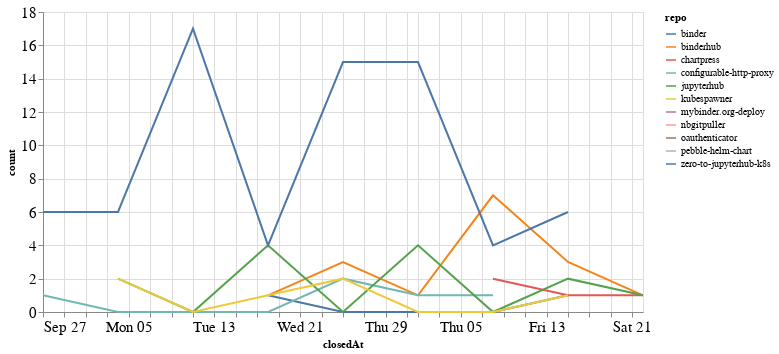

The notebook cell this image was saved under:
### Code cell
closed_by_time = closed_by.groupby('repo').resample('W', on='closedAt').count()['author'].reset_index()
closed_by_time = closed_by_time.rename(columns={'author': 'count'})

alt.Chart(closed_by_time, width=600).mark_line().encode(
    x='closedAt',
    y='count',
    color='repo',
    tooltip="repo"
)

### Figure 1 — Vega-Lite specification as saved in the notebook (floating-point values rounded to 4 significant figures)
{"config": {"axisLeft": {"labelFontSize": 15}, "axisBottom": {"labelFontSize": 15}}, "data": {"name": "data-f5def086a4724390570eea7d5aa16488"}, "mark": "line", "encoding": {"color": {"type": "nominal", "field": "repo"}, "tooltip": {"type": "nominal", "field": "repo"}, "x": {"type": "temporal", "field": "closedAt"}, "y": {"type": "quantitative", "field": "count"}}, "width": 600, "$schema": "https://vega.github.io/schema/vega-lite/v4.8.1.json", "datasets": {"data-f5def086a4724390570eea7d5aa16488": [{"repo": "binder", "closedAt": "2020-10-18T00:00:00", "count": 1}, {"repo": "binder", "closedAt": "2020-10-25T00:00:00", "count": 0}, {"repo": "binder", "closedAt": "2020-11-01T00:00:00", "count": 0}, {"repo": "binder", "closedAt": "2020-11-08T00:00:00", "count": 0}, {"repo": "binder", "closedAt": "2020-11-15T00:00:00", "count": 1}, {"repo": "binderhub", "closedAt": "2020-10-18T00:00:00", "count": 1}, {"repo": "binderhub", "closedAt": "2020-10-25T00:00:00", "count": 3}, {"repo": "binderhub", "closedAt": "2020-11-01T00:00:00", "count": 1}, {"repo": "binderhub", "closedAt": "2020-11-08T00:00:00", "count": 7}, {"repo": "binderhub", "closedAt": "2020-11-15T00:00:00", "count": 3}, {"repo": "binderhub", "closedAt": "2020-11-22T00:00:00", "count": 1}, {"repo": "chartpress", "closedAt": "2020-11-08T00:00:00", "count": 2}, {"repo": "chartpress", "closedAt": "2020-11-15T00:00:00", "count": 1}, {"repo": "chartpress", "closedAt": "2020-11-22T00:00:00", "count": 1}, {"repo": "configurable-http-proxy", "closedAt": "2020-09-27T00:00:00", "count": 1}, {"repo": "configurable-http-proxy", "closedAt": "2020-10-04T00:00:00", "count": 0}, {"repo": "configurable-http-proxy", "closedAt": "2020-10-11T00:00:00", "count": 0}, {"repo": "configurable-http-proxy", "closedAt": "2020-10-18T00:00:00", "count": 0}, {"repo": "configurable-http-proxy", "closedAt": "2020-10-25T00:00:00", "count": 2}, {"repo": "configurable-http-proxy", "closedAt": "2020-11-01T00:00:00", "count": 1}, {"repo": "configurable-http-proxy", "closedAt": "2020-11-08T00:00:00", "count": 1}, {"repo": "jupyterhub", "closedAt": "2020-10-04T00:00:00", "count": 2}, {"repo": "jupyterhub", "closedAt": "2020-10-11T00:00:00", "count": 0}, {"repo": "jupyterhub", "closedAt": "2020-10-18T00:00:00", "count": 4}, {"repo": "jupyterhub", "closedAt": "2020-10-25T00:00:00", "count": 0}, {"repo": "jupyterhub", "closedAt": "2020-11-01T00:00:00", "count": 4}, {"repo": "jupyterhub", "closedAt": "2020-11-08T00:00:00", "count": 0}, {"repo": "jupyterhub", "closedAt": "2020-11-15T00:00:00", "count": 2}, {"repo": "jupyterhub", "closedAt": "2020-11-22T00:00:00", "count": 1}, {"repo": "kubespawner", "closedAt": "2020-10-04T00:00:00", "count": 2}, {"repo": "kubespawner", "closedAt": "2020-10-11T00:00:00", "count": 0}, {"repo": "kubespawner", "closedAt": "2020-10-18T00:00:00", "count": 1}, {"repo": "kubespawner", "closedAt": "2020-10-25T00:00:00", "count": 2}, {"repo": "kubespawner", "closedAt": "2020-11-01T00:00:00", "count": 0}, {"repo": "kubespawner", "closedAt": "2020-11-08T00:00:00", "count": 0}, {"repo": "kubespawner", "closedAt": "2020-11-15T00:00:00", "count": 1}, {"repo": "mybinder.org-deploy", "closedAt": "2020-11-01T00:00:00", "count": 1}, {"repo": "nbgitpuller", "closedAt": "2020-10-04T00:00:00", "count": 2}, {"repo": "oauthenticator", "closedAt": "2020-11-15T00:00:00", "count": 1}, {"repo": "pebble-helm-chart", "closedAt": "2020-11-08T00:00:00", "count": 1}, {"repo": "zero-to-jupyterhub-k8s", "closedAt": "2020-09-27T00:00:00", "count": 6}, {"repo": "zero-to-jupyterhub-k8s", "closedAt": "2020-10-04T00:00:00", "count": 6}, {"repo": "zero-to-jupyterhub-k8s", "closedAt": "2020-10-11T00:00:00", "count": 17}, {"repo": "zero-to-jupyterhub-k8s", "closedAt": "2020-10-18T00:00:00", "count": 4}, {"repo": "zero-to-jupyterhub-k8s", "closedAt": "2020-10-25T00:00:00", "count": 15}, {"repo": "zero-to-jupyterhub-k8s", "closedAt": "2020-11-01T00:00:00", "count": 15}, {"repo": "zero-to-jupyterhub-k8s", "closedAt": "2020-11-08T00:00:00", "count": 4}, {"repo": "zero-to-jupyterhub-k8s", "closedAt": "2020-11-15T00:00:00", "count": 6}]}}
